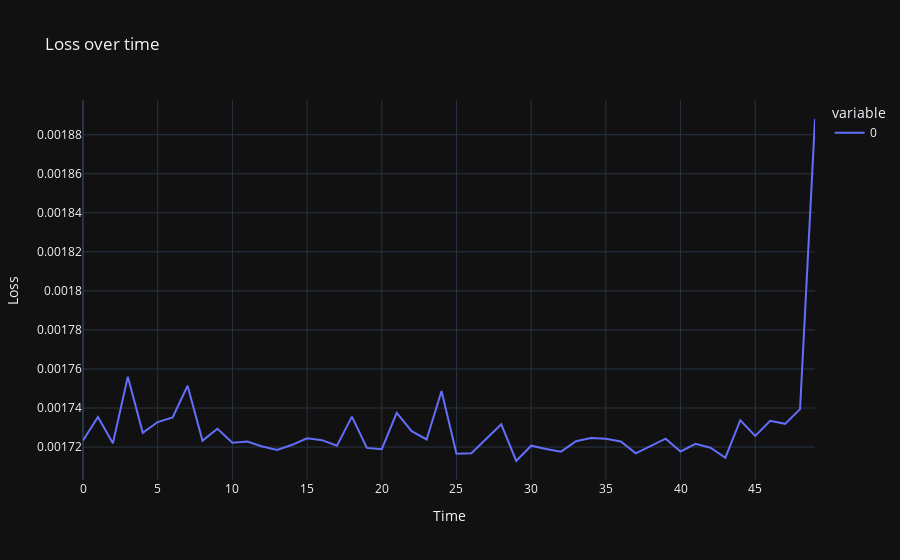
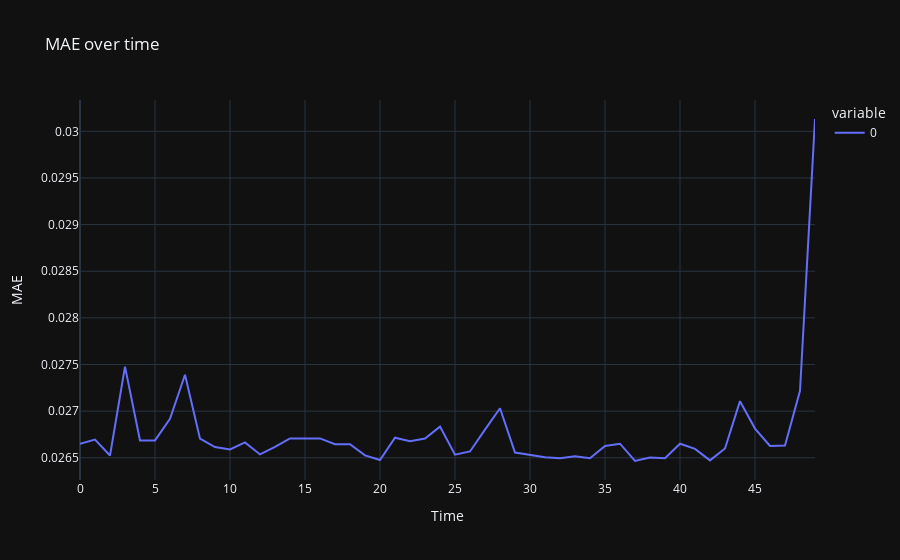

Notebook cell for these charts, in order:
### Code cell
display_history(btc_history1)

### Figure 1 — Plotly figure (JSON) as saved in the notebook; plotly's stock layout.template omitted (floating-point values rounded to 4 significant figures)
{"data": [{"hovertemplate": "variable=0<br>index=%{x}<br>value=%{y}<extra></extra>", "legendgroup": "0", "line": {"color": "#636efa", "dash": "solid"}, "mode": "lines", "name": "0", "orientation": "v", "showlegend": true, "type": "scatter", "x": [0, 1, 2, 3, 4, 5, 6, 7, 8, 9, 10, 11, 12, 13, 14, 15, 16, 17, 18, 19, 20, 21, 22, 23, 24, 25, 26, 27, 28, 29, 30, 31, 32, 33, 34, 35, 36, 37, 38, 39, 40, 41, 42, 43, 44, 45, 46, 47, 48, 49], "xaxis": "x", "y": [0.001723, 0.001735, 0.001722, 0.001756, 0.001727, 0.001733, 0.001735, 0.001751, 0.001723, 0.001729, 0.001722, 0.001723, 0.00172, 0.001718, 0.001721, 0.001724, 0.001724, 0.001721, 0.001736, 0.00172, 0.001719, 0.001737, 0.001728, 0.001724, 0.001749, 0.001717, 0.001717, 0.001724, 0.001732, 0.001713, 0.001721, 0.001719, 0.001718, 0.001723, 0.001725, 0.001724, 0.001723, 0.001717, 0.00172, 0.001724, 0.001718, 0.001722, 0.00172, 0.001715, 0.001734, 0.001726, 0.001733, 0.001732, 0.001739, 0.001888], "yaxis": "y"}], "layout": {"autosize": true, "legend": {"title": {"text": "variable"}, "tracegroupgap": 0}, "title": {"text": "Loss over time"}, "xaxis": {"anchor": "y", "autorange": true, "domain": [0, 1], "range": [0, 49], "title": {"text": "Time"}, "type": "linear"}, "yaxis": {"anchor": "x", "autorange": true, "domain": [0, 1], "range": [0.001703, 0.001898], "title": {"text": "Loss"}, "type": "linear"}}}

### Figure 2 — Plotly figure (JSON) as saved in the notebook; plotly's stock layout.template omitted (floating-point values rounded to 4 significant figures)
{"data": [{"hovertemplate": "variable=0<br>index=%{x}<br>value=%{y}<extra></extra>", "legendgroup": "0", "line": {"color": "#636efa", "dash": "solid"}, "mode": "lines", "name": "0", "orientation": "v", "showlegend": true, "type": "scatter", "x": [0, 1, 2, 3, 4, 5, 6, 7, 8, 9, 10, 11, 12, 13, 14, 15, 16, 17, 18, 19, 20, 21, 22, 23, 24, 25, 26, 27, 28, 29, 30, 31, 32, 33, 34, 35, 36, 37, 38, 39, 40, 41, 42, 43, 44, 45, 46, 47, 48, 49], "xaxis": "x", "y": [0.02665, 0.02669, 0.02652, 0.02748, 0.02669, 0.02669, 0.02692, 0.02739, 0.02671, 0.02662, 0.02659, 0.02667, 0.02654, 0.02662, 0.02671, 0.02671, 0.02671, 0.02665, 0.02664, 0.02653, 0.02648, 0.02672, 0.02668, 0.02671, 0.02683, 0.02653, 0.02657, 0.0268, 0.02703, 0.02656, 0.02653, 0.02651, 0.02649, 0.02652, 0.0265, 0.02663, 0.02665, 0.02647, 0.0265, 0.0265, 0.02665, 0.0266, 0.02647, 0.0266, 0.02711, 0.02681, 0.02663, 0.02663, 0.02722, 0.03013], "yaxis": "y"}], "layout": {"autosize": true, "legend": {"title": {"text": "variable"}, "tracegroupgap": 0}, "title": {"text": "MAE over time"}, "xaxis": {"anchor": "y", "autorange": true, "domain": [0, 1], "range": [0, 49], "title": {"text": "Time"}, "type": "linear"}, "yaxis": {"anchor": "x", "autorange": true, "domain": [0, 1], "range": [0.02626, 0.03034], "title": {"text": "MAE"}, "type": "linear"}}}
